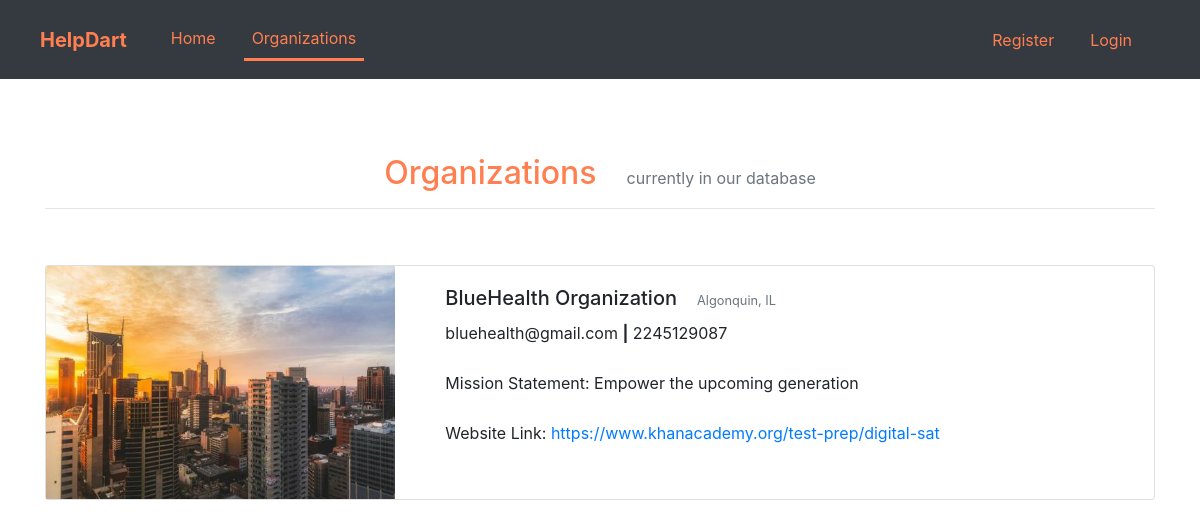
Screenshot of /organizations with the database file from the repository.
### app.py (models this page shows, shortened)
class Organization(db.Model, UserMixin):
    id = db.Column(db.Integer, primary_key=True)
    organization_name = db.Column(db.String(120), default=None)
    primary_location = db.Column(db.String(120), default=None)
    mission_statement = db.Column(db.String(240), default=None)
    email_contact = db.Column(db.String(120), default=None)
    phonenumber_contact = db.Column(db.String(120), default=None)
    website_link = db.Column(db.String(120), default=None)
    image = db.Column(db.String(120), default="default_organization.jpg")
    administrators = db.relationship("Client", backref="administrator")
    events = db.relationship("Event", backref="event")

### app.py (the view)
@app.route("/organizations", methods=["GET", "POST"])
def organizations():
    all_organization_objs = get_all_organization_objs()
    return render_template("organizations.html", all_organization_objs=all_organization_objs)

### app.py (called while the page is built)
def get_all_organization_objs():
    all_org_objs = []
    for org in Organization.query.all():
        all_org_objs.append(org)
    return all_org_objs

### templates/organizations.html
{% extends "layout.html" %}
{% block navbar_links %}
    <div class="collapse navbar-collapse" id="navbarText">
        <ul class="navbar-nav mr-auto">
            <li class="nav-item active" style="padding-right: 20px;">
                <div style="color: coral;"><a class="nav-link" href="{{ url_for('home') }}" style="color: coral;">Home<span class="sr-only">(current)</span></a></div>
            </li>
            <li class="nav-item" style="padding-right: 20px;">
                    <a class="nav-link" href="{{ url_for('organizations') }}" style="border-bottom: solid; border-bottom-color: coral; color: coral;">Organizations</a>
            </li>
        </ul>
        <ul class="navbar-nav ml-auto">
            {% if current_user.is_authenticated %}
                <li class="nav-item" style="padding-right: 20px;">
                    <a class="nav-link" href="{{ url_for('account') }}" style="color: coral;">Account</a>
                </li>
                {% if current_user.is_organization %}
                    <li class="nav-item dropdown" style="padding-right: 20px;">
                        <a style="color: coral;" class="nav-link dropdown-toggle" href="#" id="navbarDropdown" role="button" data-toggle="dropdown" aria-haspopup="true" aria-expanded="false">
                            Post
                        </a>
                        <div class="dropdown-menu" aria-labelledby="navbarDropdown">
                            <a class="dropdown-item" href="{{ url_for('post') }}">Create New Post</a>
                            <a class="dropdown-item" href="{{ url_for('view_posts') }}">View Your Posts</a>
                        </div>
                    </li>
                {% endif %}
                <li class="nav-item" style="padding-right: 20px;">
                    <a class="nav-link" href="{{ url_for('logout') }}" style="color: coral;">Logout</a>
                </li>
            {% else %}
                <li class="nav-item" style="padding-right: 20px;">
                    <a class="nav-link" href="{{ url_for('register') }}" style="color: coral;">Register</a>
                </li>
                <li class="nav-item" style="padding-right: 20px;">
                    <a class="nav-link" href="{{ url_for('login') }}" style="color: coral;">Login</a>
                </li>
            {% endif %}
        </ul>
    </div>
{% endblock navbar_links %}
{% block main %}
    <div class="container">
        <div class="text-center" style="padding-top: 30px;">
            <span class="h2" style="padding-right: 30px; color: coral;">Organizations</span><span class="text-muted">currently in our database</span>
            <hr>
        </div>
        {% for org in all_organization_objs %}
            <div style="padding-top: 40px;">
                <div class="card">
                    <div class="row">
                        <div class="col-md-4">
                            <img src="{{ org.image }}" class="rounded-start" style="height: 100vh; width: 100vw; overflow: hidden; width: 100%; height: 100%; object-fit: cover;" alt="Organization image">
                        </div>
                        <div class="col-md-8">
                            <div class="card-body">
                                <span class="h5" style="padding-top: 10px; padding-right: 20px;">{{ org.organization_name }}</span><span><small class="text-muted">{{ org.primary_location }}</small></span>
                                <p class="card-text" style="padding-top: 10px;">{{ org.email_contact }} <b>|</b> {{ org.phonenumber_contact }}</p>
                                <p class="card-text" style="padding-top: 10px;">Mission Statement: {{ org.mission_statement }}</p>
                                <p class="card-text" style="padding-top: 10px;">Website Link: <a href="{{ org.website_link }}" target="_blank">{{ org.website_link }}</a></p>
                            </div>
                        </div>
                    </div>
                </div>
            </div>
        {% endfor %}
    </div>
{% endblock main %}

### rows the page displays
Organization: organization_name "BlueHealth Organization", primary_location "Algonquin, IL", email_contact "bluehealth@gmail.com", phonenumber_contact "2245129087", mission_statement "Empower the upcoming generation", website_link "https://www.khanacademy.org/test-prep/digital-sat"
